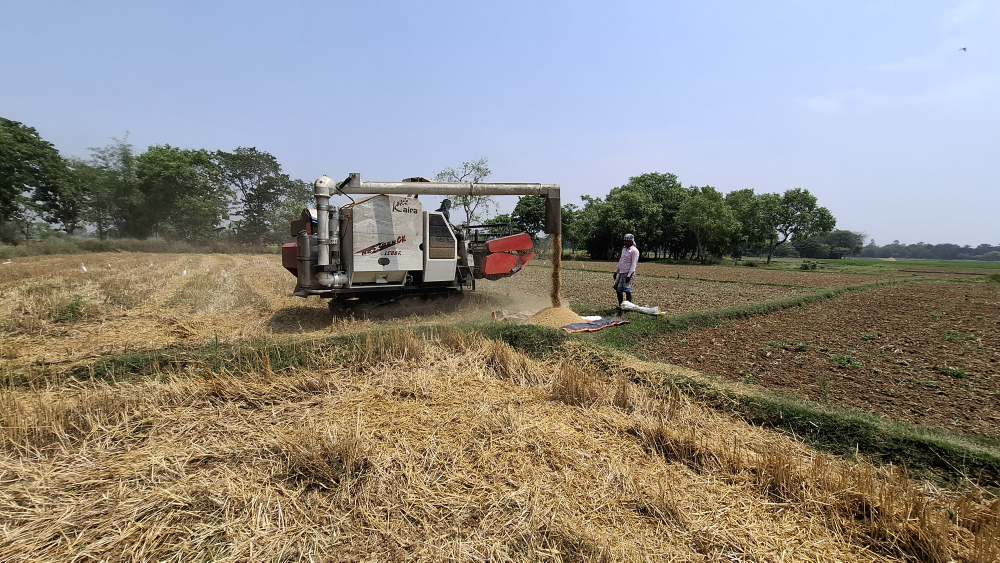
#> input picture scratch/agri_machinery_harvester_wb.jpg, 4000 x 2250 px, given in place of seeddrill4189.jpg, which was not available (shown at 1/4 size)
$ python make_close_seeder.py
#> lines starting #> are read from the running program, lines starting #| are printed output that depends on the picture
from PIL import Image, ImageEnhance
import shutil

im = Image.open('scratch/seeddrill4189.jpg')
#> im is the input picture: PIL image 4000x2250 RGB; mean R, G, B 143.2, 138.3, 130.6
# Original size: 4896 x 3672
# Tractor is located: right tire ~3500, front weight ~3650, top of cab ~1750, bottom of tires ~2650
# Seeder is located: left marker ~1200, left edge of drill ~1250, hopper top ~1700
# Machine bounds: X = 1200 to 3650 (width = 2450)
# Height for 800:520 ratio = 2450 / (800/520) = 1592
# Machine Y bounds: 1700 to 2700 (height = 1000). Center Y is around 2200.
# Y_top = 2200 - 1592/2 = 1404
# Y_bottom = 1404 + 1592 = 2996

crop = im.crop((1150, 1380, 1150 + 2500, 1380 + int(2500 * 520 / 800)))
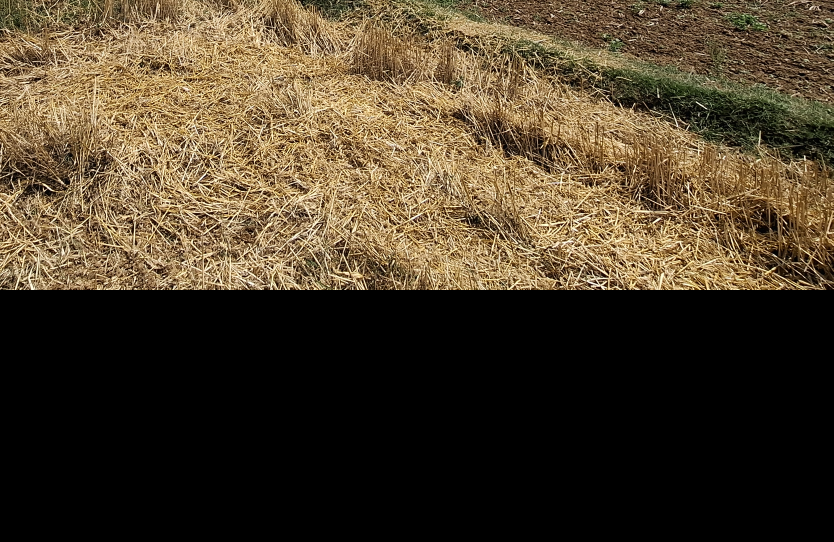
#> crop: PIL image 2500x1625 RGB (shown at 1/3 size); mean R, G, B 76.4, 63.2, 43.5
resized = crop.resize((800, 520), Image.Resampling.LANCZOS)
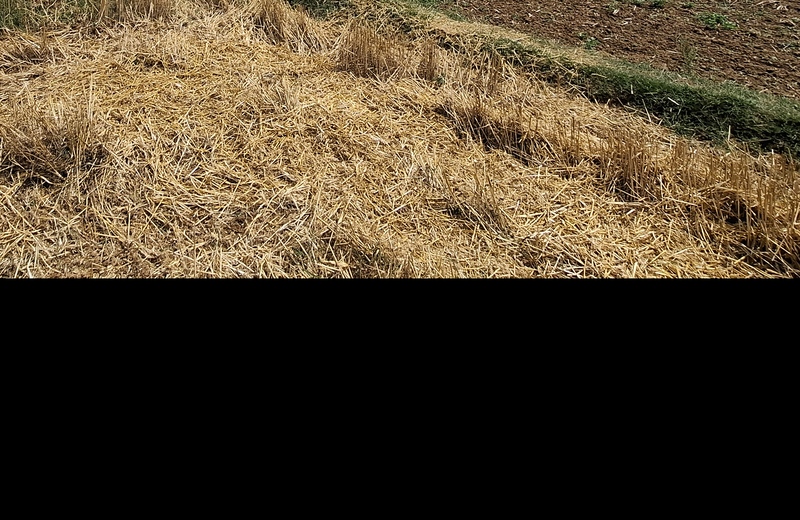
#> resized: PIL image 800x520 RGB; mean R, G, B 76.3, 63.2, 43.8

# Enhance color and contrast to make it vibrant and bright
enh_b = ImageEnhance.Brightness(resized).enhance(1.06)
enh_c = ImageEnhance.Contrast(enh_b).enhance(1.08)
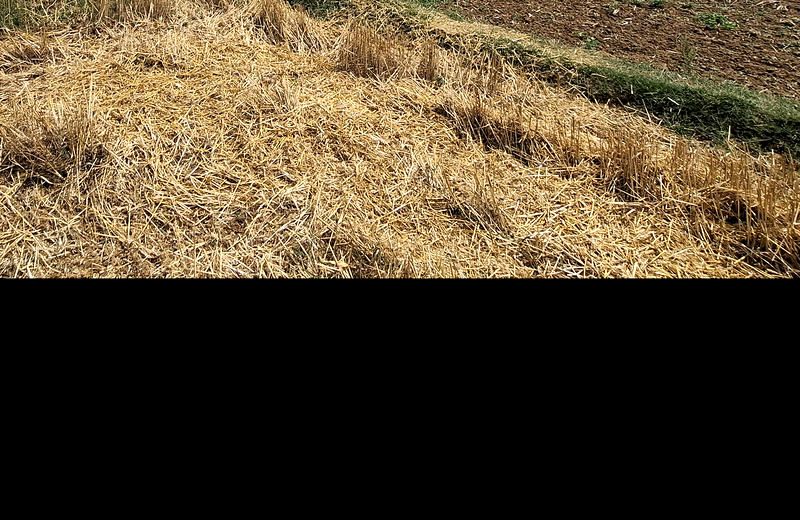
#> enh_c: PIL image 800x520 RGB; mean R, G, B 83.2, 68.8, 46.8
enh_s = ImageEnhance.Color(enh_c).enhance(1.15)

out_path = 'scratch/seeddrill_close_crop.jpg'
enh_s.save(out_path, quality=95)
shutil.copy(out_path, r'C:\Users\Sanjai\.gemini\antigravity\brain\043b14ed-505b-4860-b100-d2e67549e96e\seeddrill_close_crop.jpg')
print('Done close crop')

$ run again, on scratch/agricultural_farm_nagapattinam.jpg
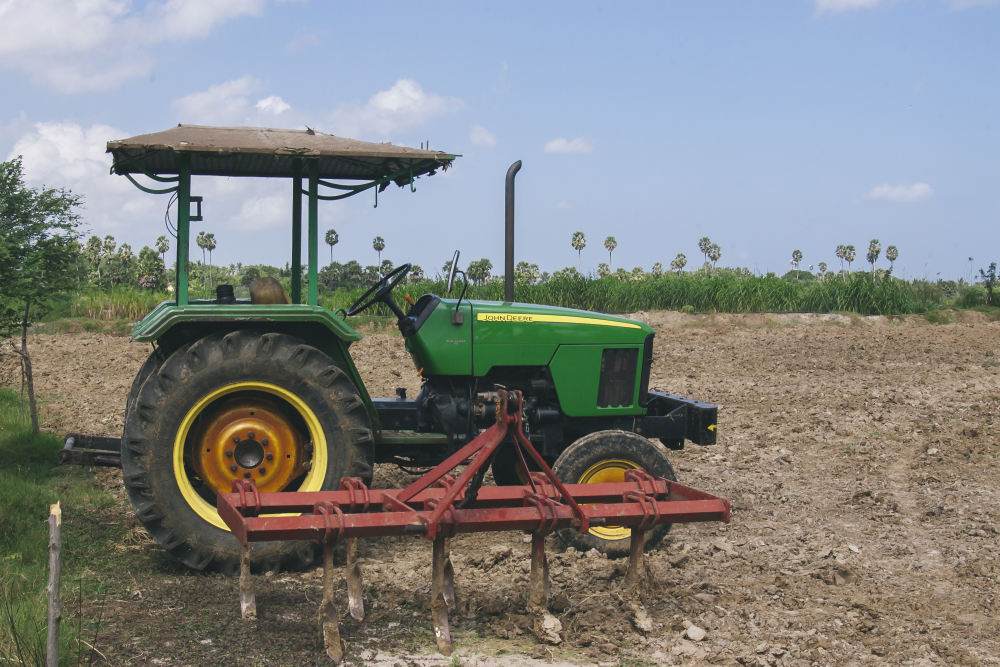
#> input picture scratch/agricultural_farm_nagapattinam.jpg, 3000 x 2000 px, given in place of seeddrill4189.jpg, which was not available (shown at 1/3 size)
#> im is the input picture: PIL image 3000x2000 RGB; mean R, G, B 130.8, 133, 131.3
#> `resized = crop.resize((800, 520), Image.Resampling.LANCZOS)`:
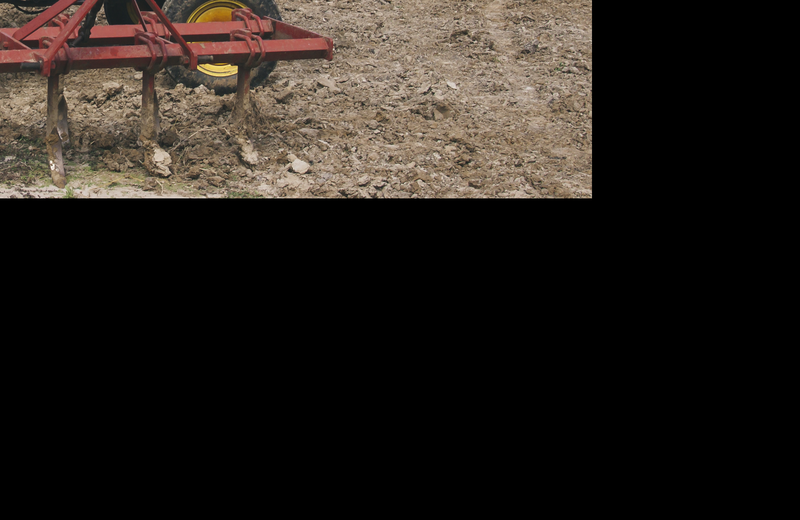
#> resized: PIL image 800x520 RGB; mean R, G, B 37.5, 31.9, 27.1
#> `enh_c = ImageEnhance.Contrast(enh_b).enhance(1.08)`:
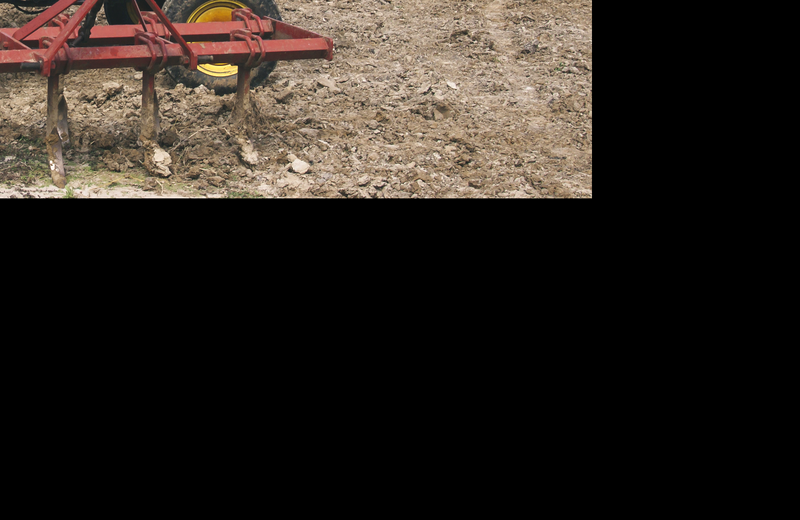
#> enh_c: PIL image 800x520 RGB; mean R, G, B 41.9, 35.4, 29.9
